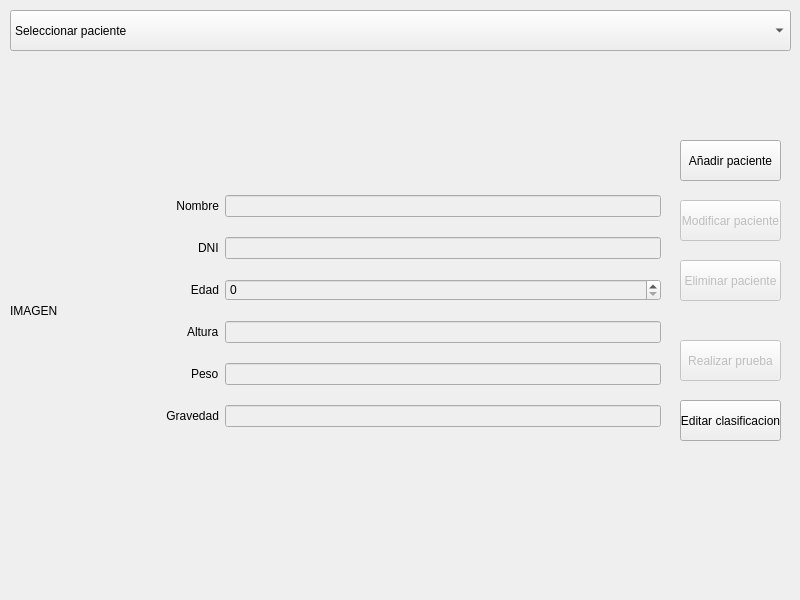
<?xml version="1.0" encoding="UTF-8"?>
<ui version="4.0">
 <class>MainWindow</class>
 <widget class="QMainWindow" name="MainWindow">
  <property name="geometry">
   <rect>
    <x>0</x>
    <y>0</y>
    <width>800</width>
    <height>600</height>
   </rect>
  </property>
  <property name="minimumSize">
   <size>
    <width>800</width>
    <height>600</height>
   </size>
  </property>
  <property name="maximumSize">
   <size>
    <width>800</width>
    <height>600</height>
   </size>
  </property>
  <property name="windowTitle">
   <string>MainWindow</string>
  </property>
  <widget class="QWidget" name="centralwidget">
   <widget class="QPushButton" name="addPaciente">
    <property name="enabled">
     <bool>true</bool>
    </property>
    <property name="geometry">
     <rect>
      <x>680</x>
      <y>140</y>
      <width>101</width>
      <height>41</height>
     </rect>
    </property>
    <property name="text">
     <string>Añadir paciente</string>
    </property>
   </widget>
   <widget class="QPushButton" name="eliminarPaciente">
    <property name="enabled">
     <bool>false</bool>
    </property>
    <property name="geometry">
     <rect>
      <x>680</x>
      <y>260</y>
      <width>101</width>
      <height>41</height>
     </rect>
    </property>
    <property name="text">
     <string>Eliminar paciente</string>
    </property>
   </widget>
   <widget class="QPushButton" name="modificarPaciente">
    <property name="enabled">
     <bool>false</bool>
    </property>
    <property name="geometry">
     <rect>
      <x>680</x>
      <y>200</y>
      <width>101</width>
      <height>41</height>
     </rect>
    </property>
    <property name="text">
     <string>Modificar paciente</string>
    </property>
   </widget>
   <widget class="QPushButton" name="pruebaCrono">
    <property name="enabled">
     <bool>false</bool>
    </property>
    <property name="geometry">
     <rect>
      <x>680</x>
      <y>340</y>
      <width>101</width>
      <height>41</height>
     </rect>
    </property>
    <property name="text">
     <string>Realizar prueba</string>
    </property>
   </widget>
   <widget class="QComboBox" name="comboPacientes">
    <property name="geometry">
     <rect>
      <x>10</x>
      <y>10</y>
      <width>781</width>
      <height>41</height>
     </rect>
    </property>
    <property name="styleSheet">
     <string notr="true">color: rgb(0, 0, 0);</string>
    </property>
    <item>
     <property name="text">
      <string>Seleccionar paciente</string>
     </property>
    </item>
   </widget>
   <widget class="QWidget" name="verticalLayoutWidget">
    <property name="geometry">
     <rect>
      <x>10</x>
      <y>70</y>
      <width>651</width>
      <height>481</height>
     </rect>
    </property>
    <layout class="QVBoxLayout" name="verticalLayout">
     <item>
      <layout class="QHBoxLayout" name="horizontalLayout">
       <item>
        <widget class="QLabel" name="label">
         <property name="minimumSize">
          <size>
           <width>150</width>
           <height>0</height>
          </size>
         </property>
         <property name="frameShape">
          <enum>QFrame::NoFrame</enum>
         </property>
         <property name="frameShadow">
          <enum>QFrame::Plain</enum>
         </property>
         <property name="lineWidth">
          <number>5</number>
         </property>
         <property name="midLineWidth">
          <number>0</number>
         </property>
         <property name="text">
          <string>IMAGEN</string>
         </property>
        </widget>
       </item>
       <item>
        <layout class="QFormLayout" name="formLayout">
         <property name="sizeConstraint">
          <enum>QLayout::SetNoConstraint</enum>
         </property>
         <property name="fieldGrowthPolicy">
          <enum>QFormLayout::AllNonFixedFieldsGrow</enum>
         </property>
         <property name="rowWrapPolicy">
          <enum>QFormLayout::DontWrapRows</enum>
         </property>
         <property name="labelAlignment">
          <set>Qt::AlignRight|Qt::AlignTrailing|Qt::AlignVCenter</set>
         </property>
         <property name="formAlignment">
          <set>Qt::AlignLeading|Qt::AlignLeft|Qt::AlignVCenter</set>
         </property>
         <property name="horizontalSpacing">
          <number>6</number>
         </property>
         <property name="verticalSpacing">
          <number>20</number>
         </property>
         <property name="bottomMargin">
          <number>0</number>
         </property>
         <item row="0" column="0">
          <widget class="QLabel" name="label_3">
           <property name="layoutDirection">
            <enum>Qt::LeftToRight</enum>
           </property>
           <property name="frameShape">
            <enum>QFrame::NoFrame</enum>
           </property>
           <property name="text">
            <string>Nombre</string>
           </property>
           <property name="alignment">
            <set>Qt::AlignRight|Qt::AlignTrailing|Qt::AlignVCenter</set>
           </property>
          </widget>
         </item>
         <item row="0" column="1">
          <widget class="QLineEdit" name="lePaciente">
           <property name="enabled">
            <bool>false</bool>
           </property>
           <property name="styleSheet">
            <string notr="true">color: rgb(0, 0, 0);</string>
           </property>
           <property name="text">
            <string/>
           </property>
          </widget>
         </item>
         <item row="1" column="0">
          <widget class="QLabel" name="label_6">
           <property name="text">
            <string>DNI</string>
           </property>
          </widget>
         </item>
         <item row="1" column="1">
          <widget class="QLineEdit" name="leDNI">
           <property name="enabled">
            <bool>false</bool>
           </property>
          </widget>
         </item>
         <item row="2" column="0">
          <widget class="QLabel" name="label_4">
           <property name="text">
            <string>Edad</string>
           </property>
           <property name="alignment">
            <set>Qt::AlignRight|Qt::AlignTrailing|Qt::AlignVCenter</set>
           </property>
          </widget>
         </item>
         <item row="2" column="1">
          <widget class="QSpinBox" name="sbEdad">
           <property name="enabled">
            <bool>false</bool>
           </property>
           <property name="styleSheet">
            <string notr="true">color: rgb(0, 0, 0);</string>
           </property>
          </widget>
         </item>
         <item row="3" column="0">
          <widget class="QLabel" name="label_2">
           <property name="text">
            <string>Altura</string>
           </property>
          </widget>
         </item>
         <item row="3" column="1">
          <widget class="QLineEdit" name="leAltura">
           <property name="enabled">
            <bool>false</bool>
           </property>
          </widget>
         </item>
         <item row="4" column="0">
          <widget class="QLabel" name="label_7">
           <property name="text">
            <string>Peso</string>
           </property>
          </widget>
         </item>
         <item row="4" column="1">
          <widget class="QLineEdit" name="lePeso">
           <property name="enabled">
            <bool>false</bool>
           </property>
          </widget>
         </item>
         <item row="5" column="0">
          <widget class="QLabel" name="label_5">
           <property name="text">
            <string>Gravedad</string>
           </property>
           <property name="alignment">
            <set>Qt::AlignRight|Qt::AlignTrailing|Qt::AlignVCenter</set>
           </property>
          </widget>
         </item>
         <item row="5" column="1">
          <widget class="QLineEdit" name="leGravedad">
           <property name="enabled">
            <bool>false</bool>
           </property>
           <property name="styleSheet">
            <string notr="true">color: rgb(0, 0, 0);</string>
           </property>
          </widget>
         </item>
        </layout>
       </item>
      </layout>
     </item>
    </layout>
   </widget>
   <widget class="QPushButton" name="editarClasificacion">
    <property name="geometry">
     <rect>
      <x>680</x>
      <y>400</y>
      <width>101</width>
      <height>41</height>
     </rect>
    </property>
    <property name="text">
     <string>Editar clasificacion</string>
    </property>
   </widget>
  </widget>
  <action name="actionA_adir">
   <property name="text">
    <string>Añadir</string>
   </property>
  </action>
  <action name="actionModificar">
   <property name="text">
    <string>Modificar</string>
   </property>
  </action>
  <action name="actionEliminar">
   <property name="text">
    <string>Eliminar</string>
   </property>
  </action>
 </widget>
 <resources/>
 <connections/>
</ui>
